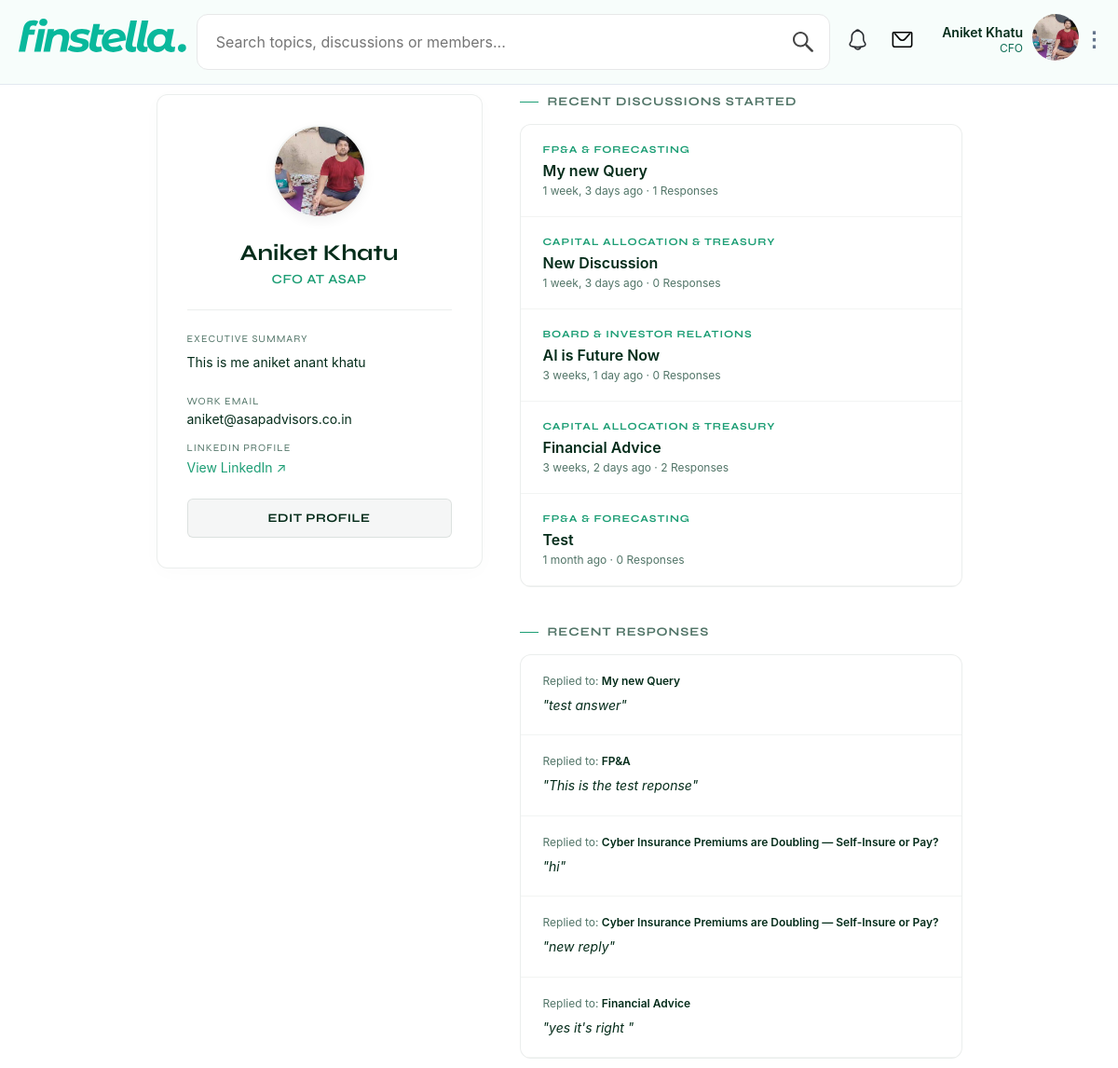
/member/1/ (signed in), run on the app's committed database.
### forum/models.py (models this page shows, shortened)
class CustomUser(AbstractUser):
    title = models.CharField(max_length=100, blank=True, null=True, help_text="e.g. CFO, Finance Director")
    company= models.CharField(max_length=150,blank=True,null=True)
    linkedin_url=models.CharField(max_length=200, blank=True, null=True)
    is_active_subscriber = models.BooleanField(default=False)
    profile_picture = models.ImageField(upload_to='avatars/', null=True, blank=True)
    about = models.TextField(null=True, blank=True, help_text='A Brief executive bio.')

class Thread(models.Model):
    title = models.CharField(max_length=255)
    content=models.TextField(default="No content provided")
    category = models.ForeignKey(Category, on_delete=models.CASCADE, related_name='threads')
    author = models.ForeignKey(CustomUser, on_delete=models.CASCADE, related_name='threads')
    created_at = models.DateTimeField(auto_now_add=True)
    upvotes = models.IntegerField(default=0)
    is_pinned = models.BooleanField(default=False)

class Category(models.Model):
    name = models.CharField(max_length=50)
    slug = models.SlugField(unique=True)
    class Meta:
        verbose_name_plural = "Categories"

class Reply(models.Model):
    thread = models.ForeignKey(Thread, on_delete=models.CASCADE, related_name='replies')
    author = models.ForeignKey(CustomUser, on_delete=models.CASCADE)
    content = models.TextField()
    created_at = models.DateTimeField(auto_now_add=True)

### forum/views.py (the view)
# urls.py: path('member/<int:user_id>/',member_profile,name='member_profile'),
@login_required
def member_profile(request, user_id):
    viewed_user = get_object_or_404(CustomUser,id=user_id)
    recent_threds = Thread.objects.filter(author=viewed_user).order_by('-created_at')[:5]
    recent_replies = Reply.objects.filter(author=viewed_user).select_related('thread').order_by('-created_at')[:5]
    context={
        'profile_user':viewed_user,
        'recent_threads':recent_threds,
        'recent_replies':recent_replies,
        'is_public_view': True, # A flag so the template knows NOT to show the "Edit Profile" button
    }
    return render(request, 'member_profile.html', context)

### templates/member_profile.html (shortened to what this page needs)
{% load static %}
<!DOCTYPE html>
<html lang="en">
<head>
    <link rel="stylesheet" href="{% static 'css/style.css' %}">
    <link rel="stylesheet" href="{% static 'css/dashboard.css' %}">
</head>
<body style="background-color: var(--bg); color: var(--deep); font-family: 'Lora', serif;">
<header>
        <div class="header">
            <div class="logo">
                <a href={% url 'dashboard'%}>
                <img src="{% static 'icons/finstella.svg' %}" alt="">
            </div>
            <div class="search">
                <input type="search" name="search" id="search" placeholder="Search topics, discussions or members...">
                <img src="{% static 'icons/search.svg' %}" class="search-icon" alt="">
            </div>
<div class="notify-profile">
    <div class="notification">
        <img src="{% static 'icons/notification-bell.svg' %}" alt="Notifications">
    </div>
    <div class="message">
        <img src="{% static 'icons/mail.svg' %}" alt="Messages">
    </div>
    <div class="profile" onclick="toggleProfileMenu(event)">
        <div class="profile-text">
            <p>
            <span class="user-name">{{ request.user.first_name }} {{ request.user.last_name }}</span>
            <br>
            <span class="user-title">{{ request.user.title }}</span>
            </p>
        </div>
        <div class="profile-icon">
            {% if request.user.profile_picture %}
                <img src="{{ request.user.profile_picture.url }}" alt="{{ request.user.first_name }}">
            {% else %}
                <div class="expert-initial">
                    {{ request.user.first_name|first }}{{ request.user.last_name|first }}
                </div>
            {% endif %}
        </div>
        <div class="dots-icon">⋮</div>
    </div>
</div>
</div>
</header>
<div style="max-width: 1100px; margin: 10px auto; padding: 0 24px; display: grid; grid-template-columns: 350px 1fr; gap: 40px;">
   <div>
        <div style="background: #fff; border-radius: 12px; border: 1px solid rgba(4, 44, 26, 0.08); box-shadow: 0 4px 20px rgba(0,0,0,0.02); padding: 32px; display: block;">
            <div style="text-align: center;">
                {% if profile_user.profile_picture %}
                    <img src="{{ profile_user.profile_picture.url }}" alt="{{ profile_user.first_name }}" style="width: 100px; height: 100px; border-radius: 50%; object-fit: cover; margin: 0 auto 24px auto; border: 2px solid rgba(4, 44, 26, 0.05); box-shadow: 0 4px 12px rgba(0,0,0,0.05); display: block;">
                {% endif %}
                <h1 style="font-family: 'Syne', sans-serif; font-size: 24px; color: var(--deep); margin-bottom: 4px; line-height: 1.2;">
                    {{ profile_user.first_name }} {{ profile_user.last_name }}
                </h1>
                <div style="font-size: 14px; color: var(--teal); font-weight: 600; font-family: 'Syne', sans-serif; margin-bottom: 24px; text-transform: uppercase; letter-spacing: 0.5px;">
                    {% if profile_user.title and profile_user.company and profile_user.title != "None" %}
                        {{ profile_user.title }} at {{ profile_user.company }}
                    {% else %}
                        Finance Executive
                    {% endif %}
                </div>
            </div>
            <hr style="border: none; border-top: 1px solid rgba(4, 44, 26, 0.08); margin-bottom: 24px;">
            <div style="text-align: left;">
                {% if profile_user.about %}
                <div style="margin-bottom: 24px;">
                    <div style="font-family: 'Syne', sans-serif; font-size: 11px; text-transform: uppercase; letter-spacing: 1px; color: var(--muted); margin-bottom: 8px;">Executive Summary</div>
                    <div style="font-size: 14px; line-height: 1.6; color: var(--deep);">
                        {{ profile_user.about|linebreaks }}
                    </div>
                </div>
                {% endif %}
                <div style="margin-bottom: 16px;">
                    <div style="font-family: 'Syne', sans-serif; font-size: 11px; text-transform: uppercase; letter-spacing: 1px; color: var(--muted); margin-bottom: 4px;">Work Email</div>
                    <div style="font-size: 14px; color: var(--deep);">{{ profile_user.email }}</div>
                </div>
                {% if profile_user.linkedin_url %}
                <div style="margin-bottom: 24px;">
                    <div style="font-family: 'Syne', sans-serif; font-size: 11px; text-transform: uppercase; letter-spacing: 1px; color: var(--muted); margin-bottom: 4px;">LinkedIn Profile</div>
                    <a href="{{ profile_user.linkedin_url }}" target="_blank" style="font-size: 14px; color: var(--teal); text-decoration: none;">View LinkedIn ↗</a>
                </div>
                {% endif %}
            </div>
            {% if request.user != profile_user %}
                <button style="display: block; text-align: center; width: 100%; padding: 12px; background: var(--teal); border: none; border-radius: 6px; font-family: 'Syne', sans-serif; font-size: 13px; font-weight: 700; color: #fff; cursor: pointer; text-transform: uppercase; letter-spacing: 0.5px; transition: background 0.2s; box-sizing: border-box; margin-top: 24px;">
                    Connect on LinkedIn
                </button>
            {% else %}
                 <a href="{% url 'edit_profile' %}" style="display: block; text-align: center; width: 100%; padding: 12px; background: rgba(4, 44, 26, 0.04); border: 1px solid rgba(4, 44, 26, 0.1); border-radius: 6px; font-family: 'Syne', sans-serif; font-size: 13px; font-weight: 700; color: var(--deep); text-decoration: none; text-transform: uppercase; letter-spacing: 0.5px; transition: background 0.2s; box-sizing: border-box; margin-top: 24px;">
                    Edit Profile
                </a>
            {% endif %}
        </div>
    </div>
    <div>
        <div class="sec-eyebrow" style="font-family: 'Syne', sans-serif; font-size: 13px; font-weight: 700; text-transform: uppercase; letter-spacing: 1px; color: var(--muted); margin-bottom: 16px;">
            Recent Discussions Started
        </div>
        {% if recent_threads %}
            <div style="background: #fff; border-radius: 12px; border: 1px solid rgba(4, 44, 26, 0.08); margin-bottom: 40px; overflow: hidden;">
                {% for thread in recent_threads %}
                <a href="{% url 'thread_detail' thread.id %}" style="display: block; padding: 20px 24px; border-bottom: 1px solid rgba(4, 44, 26, 0.05); text-decoration: none; transition: background 0.2s;">
                    <div style="font-family: 'Syne', sans-serif; font-size: 11px; color: var(--teal); font-weight: 700; text-transform: uppercase; letter-spacing: 1px; margin-bottom: 6px;">{{ thread.category.name }}</div>
                    <div style="font-size: 16px; font-weight: 600; color: var(--deep); margin-bottom: 4px;">{{ thread.title }}</div>
                    <div style="font-size: 12px; color: var(--muted);">{{ thread.created_at|timesince }} ago · {{ thread.replies.count }} Responses</div>
                </a>
                {% endfor %}
            </div>
        {% else %}
            <div style="padding: 24px; background: rgba(4, 44, 26, 0.02); border-radius: 8px; border: 1px dashed rgba(4, 44, 26, 0.1); color: var(--muted); font-size: 14px; font-style: italic; margin-bottom: 40px;">
                You haven't started any discussions yet.
            </div>
        {% endif %}
        <div class="sec-eyebrow" style="font-family: 'Syne', sans-serif; font-size: 13px; font-weight: 700; text-transform: uppercase; letter-spacing: 1px; color: var(--muted); margin-bottom: 16px;">
            Recent Responses
        </div>
        {% if recent_replies %}
            <div style="background: #fff; border-radius: 12px; border: 1px solid rgba(4, 44, 26, 0.08); overflow: hidden;">
                {% for reply in recent_replies %}
                <a href="{% url 'thread_detail' reply.thread.id %}" style="display: block; padding: 20px 24px; border-bottom: 1px solid rgba(4, 44, 26, 0.05); text-decoration: none; transition: background 0.2s;">
                    <div style="font-size: 12px; color: var(--muted); margin-bottom: 8px;">
                        Replied to: <span style="font-weight: 600; color: var(--deep);">{{ reply.thread.title }}</span>
                    </div>
                    <div style="font-size: 14px; line-height: 1.6; color: var(--deep); font-style: italic;">
                        "{{ reply.content|truncatechars:120 }}"
                    </div>
                </a>
                {% endfor %}
            </div>
        {% else %}
            <div style="padding: 24px; background: rgba(4, 44, 26, 0.02); border-radius: 8px; border: 1px dashed rgba(4, 44, 26, 0.1); color: var(--muted); font-size: 14px; font-style: italic;">
                You haven't posted any responses yet.
            </div>
        {% endif %}
    </div>
</div>
</body>
</html>

### static/css/style.css (style rules this page uses)
* { box-sizing:border-box;margin:0;padding:0 }
html { scroll-behavior:smooth }
body { font-family:'Syne',sans-serif;background:#f7fdfb;color:#042c1a;overflow-x:hidden }
:root { --bg:white; --border:#c8e8d8; --border-light:#e1f5ee; --pale:#E1F5EE; --mint:#9FE1CB; --teal:#1D9E75; --mid:#0F6E56; --deep:#042c1a; --muted:#527568; --sub:#8eada4; --gold:#BA7517; --gold-light:#f5e6c4; }
.sec-eyebrow { font-size:9px;letter-spacing:.22em;text-transform:uppercase;color:var(--teal);margin-bottom:14px;display:flex;align-items:center;gap:10px }
.sec-eyebrow::before { content:'';width:20px;height:.5px;background:var(--teal) }

### static/css/dashboard.css (style rules this page uses)
* { margin: 0; padding: 0; box-sizing: border-box; font-family: inter,Syne,"Plus Jakarta Sans",sans-serif; }
body { min-height: 100vh; display: flex; flex-direction: column; width: 100%; max-width: 1600px; margin: 0 auto; background:#f7fdfb; }
.header { display: grid; grid-template-columns: repeat(12, 1fr); gap: 5px; grid-auto-rows: 50px; padding: 15px; padding-bottom: 25px; }
header { position: sticky; top: 0; z-index: 1000; background:#f7fdfb; border-bottom: 1px solid#E2E8F0; }
.logo { display: flex; justify-content: center; grid-column: span 2; align-items: center; }
.search { display: flex; justify-content: center; position: relative; grid-column: span 7; height: 60px; }
.notify-profile { display: grid; grid-template-columns: repeat(6, 1fr); grid-column: span 3; }
.notification, .message { display: flex; grid-column: span 1; justify-content: center; align-items: center; position: relative; }
.profile { display: grid; gap: 5px; grid-template-columns: repeat(9, 1fr); grid-column: span 4; cursor: pointer; position: relative; }
.profile-text { display: grid; grid-column: span 7; justify-content: right; align-items: center; line-height: 1; }
.profile-text p { text-align: right; padding-right: 5px; }
.user-name { font-size: 14px; font-weight: 600; font-family: inherit; text-transform: capitalize; }
.user-title { font-size: 12px; font-family: inherit; color: rgb(15, 110, 86); text-transform: uppercase; font-weight: 400; }
.profile-icon { justify-content: center; align-items: center; }
.dots-icon { display: flex; font-size: 22px; font-weight: bold; color: #64748B; align-items: center; justify-content: center; }
.logo img { width: 180px; }
.search input { width: 100%; padding: 14px 50px 14px 20px; border: 1px solid #e7e8e9; border-radius: 12px; font-size: 16px; outline: none; }
.search-icon { position: absolute; right: 18px; top: 50%; transform: translateY(-50%); width: 22px; height: 22px; cursor: pointer; }
.notification img, .message img { width: 25px; }
.profile-icon img { width: 50px; height: 50px; border-radius: 50%; object-fit: cover; }

### data on the page
CustomUser: user.first_name "Aniket", user.last_name "Khatu", user "CFO", user.profile_picture (picture), profile_picture (picture), first_name "Aniket", last_name "Khatu", title "CFO", company "ASAP", about "This is me aniket anant khatu", email "aniket@asapadvisors.co.in"
Thread: category.name "FP&A & FORECASTING", title "My new Query", created_at "1 week, 3 days", replies.count "1"
Thread: category.name "CAPITAL ALLOCATION & TREASURY", title "New Discussion", created_at "1 week, 3 days", replies.count "0"
Thread: category.name "BOARD & INVESTOR RELATIONS", title "AI is Future Now", created_at "3 weeks, 1 day", replies.count "0"
Thread: category.name "CAPITAL ALLOCATION & TREASURY", title "Financial Advice", created_at "3 weeks, 2 days", replies.count "2"
Thread: category.name "FP&A & FORECASTING", title "Test", created_at "1 month", replies.count "0"
Reply: thread "My new Query", content "test answer"
Reply: thread "FP&A", content "This is the test reponse"
Reply: thread "Cyber Insurance Premiums are Doubling — Self-Insure or Pay?", content "hi"
Reply: thread "Cyber Insurance Premiums are Doubling — Self-Insure or Pay?", content "new reply"
Reply: thread "Financial Advice", content "yes it's right"
